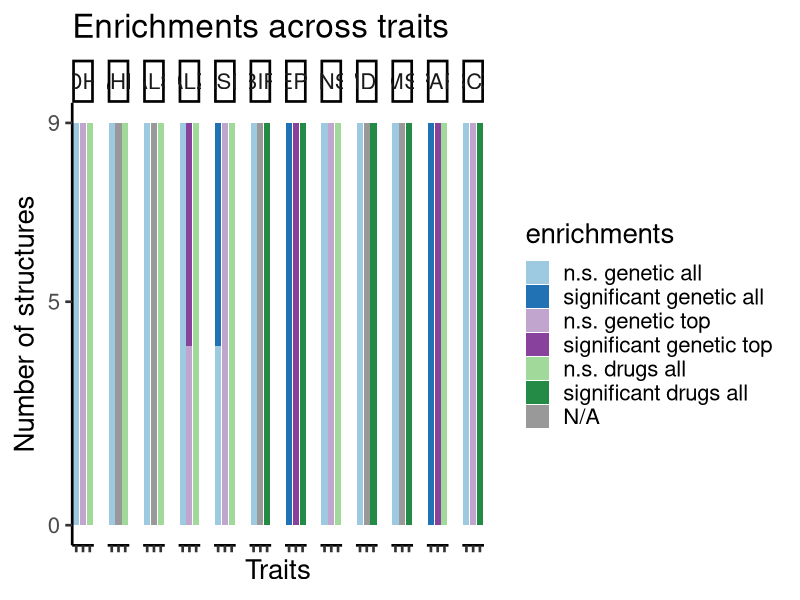
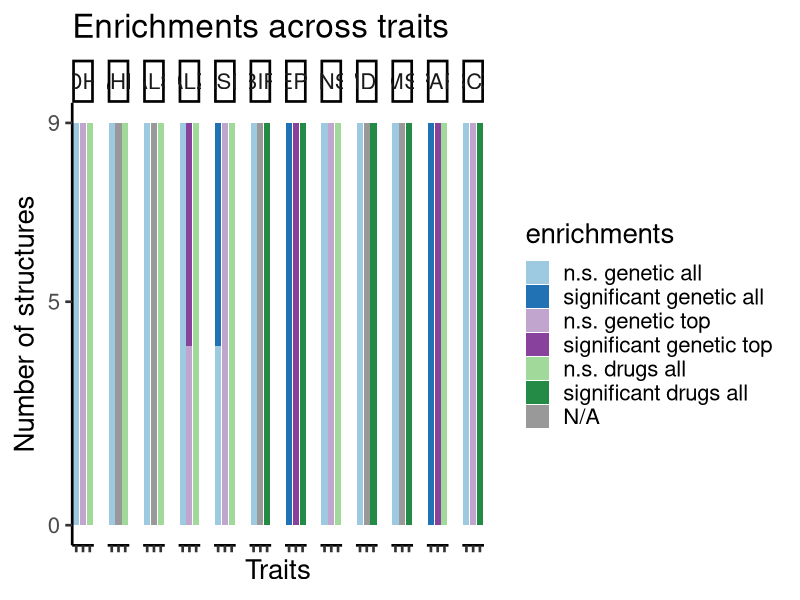

Source code (R) for these figures, in order:
## ---- chunk 1
library(ggplot2)
## ---- chunk 2
mydata <- read.csv("Enrichments_barplot_Human_brain_DLPFC_151673.csv", sep = ";")
## ---- chunk 3
enrichments <- mydata$Enrichment
trait <- mydata$Trait
number_of_structures <- as.numeric(mydata$Structures)
geneset <- mydata$Gene.set
factor_lvl <- 1:length(mydata[,1])
## ---- chunk 4
enrichments <- factor(enrichments, levels = rev(unique(enrichments)))
geneset <- factor(geneset, levels = unique(geneset))
trait <- factor(trait, levels = unique(trait))

## ---- chunk 5
# creating data frame 
enriched_proportions <- data.frame(number_of_structures,trait,enrichments,geneset,factor_lvl)
## ---- chunk 6
p1 <-   ggplot(enriched_proportions, aes(x=geneset, y=number_of_structures, fill = enrichments)) +
    geom_bar(stat="identity", position = "stack") +
    scale_y_continuous(breaks = c(0,5,9)) + #,limits = c(0,20)) +
    #geom_text(size = 6, position = position_stack(vjust = 0.75),aes(label = number_of_structures)) +
    facet_wrap(~ trait, ncol = 12) +
    labs(title="Enrichments across traits") +
    xlab("Traits") +
    ylab("Number of structures") +
    theme_classic(base_size = 20) +
    theme(axis.text.x=element_blank()) +
    scale_fill_manual(values=c("grey60","#238B45", "#A1D99B","#88419D","#C2A5CF","#2171B5","#9ECAE1")) +
    #coord_flip() +
    guides(fill = guide_legend(reverse = T))

p1
## ---- chunk 7
pdf(file = "Enrichments_across_traits_Human_brain_DLPFC_151673.pdf", width=24,height=4)

p1

dev.off()
## ---- chunk 8
sessionInfo()
